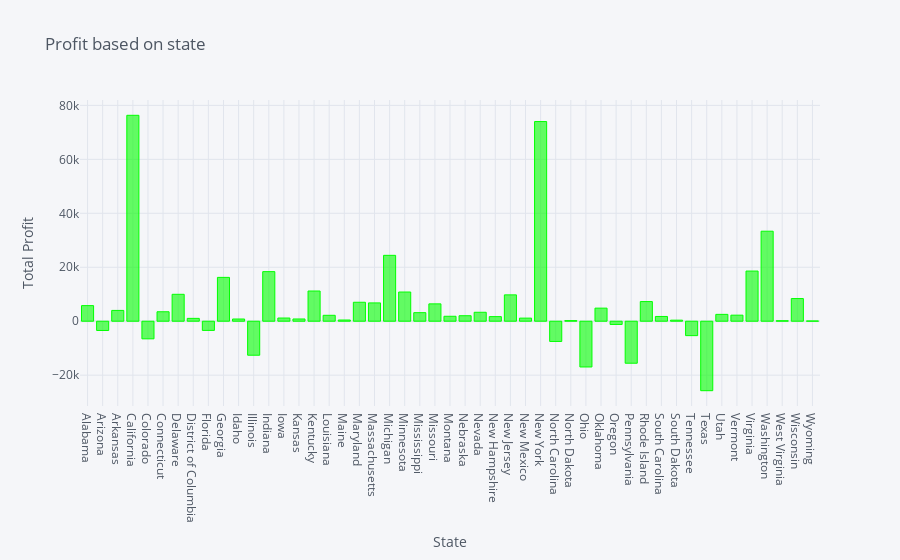

The notebook cell saved with this chart:
### Code cell
s_g.iplot(kind = 'bar', x = 'State', y = 'Profit', title = 'Profit based on state', xTitle='State', 
          yTitle='Total Profit',color='lime')

### Figure 1 — Plotly figure (JSON) as saved in the notebook; plotly's stock layout.template omitted (floating-point values rounded to 4 significant figures)
{"data": [{"marker": {"color": "rgba(0, 255, 0, 0.6)", "line": {"color": "rgba(0, 255, 0, 1.0)", "width": 1}}, "name": "Profit", "orientation": "v", "text": "", "type": "bar", "x": ["Alabama", "Arizona", "Arkansas", "California", "Colorado", "Connecticut", "Delaware", "District of Columbia", "Florida", "Georgia", "Idaho", "Illinois", "Indiana", "Iowa", "Kansas", "Kentucky", "Louisiana", "Maine", "Maryland", "Massachusetts", "Michigan", "Minnesota", "Mississippi", "Missouri", "Montana", "Nebraska", "Nevada", "New Hampshire", "New Jersey", "New Mexico", "New York", "North Carolina", "North Dakota", "Ohio", "Oklahoma", "Oregon", "Pennsylvania", "Rhode Island", "South Carolina", "South Dakota", "Tennessee", "Texas", "Utah", "Vermont", "Virginia", "Washington", "West Virginia", "Wisconsin", "Wyoming"], "y": [5787.0, -3428.0, 4009.0, 76330.0, -6528.0, 3511.0, 9977.0, 1060.0, -3399.0, 16250.0, 826.7, -12600.0, 18380.0, 1184.0, 836.4, 11200.0, 2196.0, 454.5, 7031.0, 6786.0, 24430.0, 10820.0, 3173.0, 6436.0, 1833.0, 2037.0, 3317.0, 1707.0, 9773.0, 1157.0, 74020.0, -7491.0, 230.1, -16960.0, 4854.0, -1194.0, -15570.0, 7286.0, 1769.0, 394.8, -5342.0, -25750.0, 2547.0, 2245.0, 18600.0, 33370.0, 185.9, 8402.0, 100.2]}], "layout": {"legend": {"bgcolor": "#F5F6F9", "font": {"color": "#4D5663"}}, "paper_bgcolor": "#F5F6F9", "plot_bgcolor": "#F5F6F9", "title": {"font": {"color": "#4D5663"}, "text": "Profit based on state"}, "xaxis": {"gridcolor": "#E1E5ED", "showgrid": true, "tickfont": {"color": "#4D5663"}, "title": {"font": {"color": "#4D5663"}, "text": "State"}, "zerolinecolor": "#E1E5ED"}, "yaxis": {"gridcolor": "#E1E5ED", "showgrid": true, "tickfont": {"color": "#4D5663"}, "title": {"font": {"color": "#4D5663"}, "text": "Total Profit"}, "zerolinecolor": "#E1E5ED"}}}
